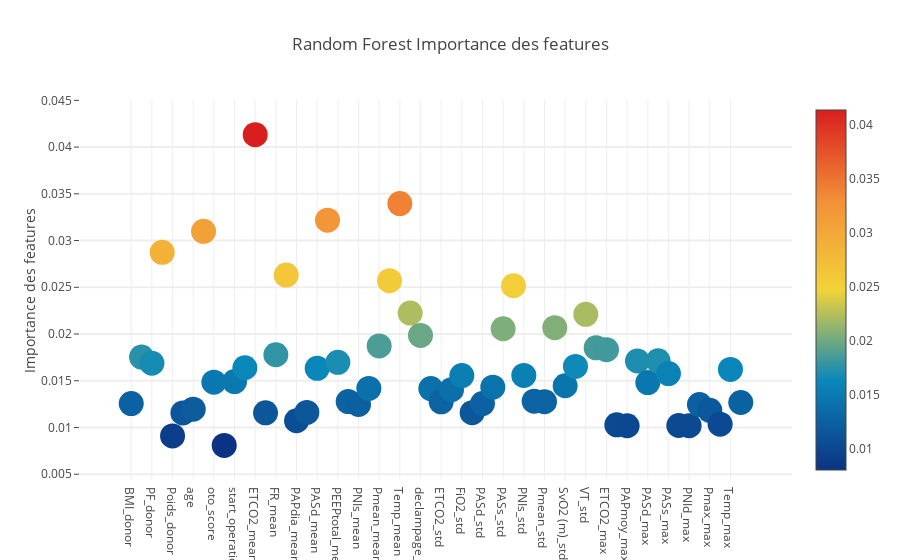

The code cell stored with this chart in its notebook:
### Code cell
trace = go.Scatter(x=feature_dataframe['features'].values,
                   y=feature_dataframe['Random Forest Importance des features'].values,

                   mode='markers',
                   marker=dict(
    sizemode='diameter',
    sizeref=1,
    size=25,
    # color = np.random.randn(500), #set color equal to a variable
    color=feature_dataframe['Random Forest Importance des features'].values,
    colorscale='Portland',
    showscale=True
),
    text=feature_dataframe['features'].values
)

data = [trace]

layout = go.Layout(
    autosize=True,
    title='Random Forest Importance des features',
    hovermode='closest',
    yaxis=dict(
        title='Importance des features',
        ticklen=5,
        gridwidth=2
    ),
    showlegend=False
)

fig = go.Figure(data=data, layout=layout)

py.iplot(fig, filename='scatter2010')

### Figure 1 — Plotly figure (JSON) as saved in the notebook; plotly's stock layout.template omitted (floating-point values rounded to 4 significant figures)
{"data": [{"marker": {"color": [0.01256, 0.01754, 0.01688, 0.02874, 0.0091, 0.01156, 0.01196, 0.03098, 0.01485, 0.008087, 0.01491, 0.01639, 0.04133, 0.01157, 0.01778, 0.02631, 0.01072, 0.01161, 0.01633, 0.03219, 0.01697, 0.01277, 0.01246, 0.01418, 0.01873, 0.02571, 0.03395, 0.02224, 0.01985, 0.01416, 0.01274, 0.01404, 0.01556, 0.01159, 0.01256, 0.01432, 0.02056, 0.02516, 0.01557, 0.01282, 0.01276, 0.02068, 0.01447, 0.01653, 0.02211, 0.01852, 0.01833, 0.01029, 0.01019, 0.01711, 0.0148, 0.01714, 0.01577, 0.01021, 0.0102, 0.01246, 0.01184, 0.01035, 0.01621, 0.01268], "colorscale": "Portland", "showscale": true, "size": 25, "sizemode": "diameter", "sizeref": 1}, "mode": "markers", "text": ["BMI_donor", "LAS", "PF_donor", "Poids", "Poids_donor", "Taille", "age", "body_mass_index", "oto_score", "start_operation_month", "start_operation_day", "ends_operation_day", "ETCO2_mean", "FC_mean", "FR_mean", "FiO2_mean", "PAPdia_mean", "PAPmoy_mean", "PASd_mean", "PASs_mean", "PEEPtotal_mean", "PNIm_mean", "PNIs_mean", "Pmax_mean", "Pmean_mean", "SpO2_mean", "Temp_mean", "VT_mean", "declampage_cote2_done_mean", "B.I.S_std", "ETCO2_std", "FC_std", "FiO2_std", "PAPmoy_std", "PASd_std", "PASm_std", "PASs_std", "PEEPtotal_std", "PNIs_std", "Pmax_std", "Pmean_std", "SpO2_std", "SvO2 (m)_std", "Temp_std", "VT_std", "declampage_cote2_done_std", "ETCO2_max", "FR_max", "PAPmoy_max", "PAPsys_max", "PASd_max", "PASm_max", "PASs_max", "PEEPtotal_max", "PNId_max", "PNIm_max", "Pmax_max", "Pmean_max", "Temp_max", "VT_max"], "type": "scatter", "uid": "7ad4f3ab-2a1e-4f52-8160-c4974f54b72e", "x": ["BMI_donor", "LAS", "PF_donor", "Poids", "Poids_donor", "Taille", "age", "body_mass_index", "oto_score", "start_operation_month", "start_operation_day", "ends_operation_day", "ETCO2_mean", "FC_mean", "FR_mean", "FiO2_mean", "PAPdia_mean", "PAPmoy_mean", "PASd_mean", "PASs_mean", "PEEPtotal_mean", "PNIm_mean", "PNIs_mean", "Pmax_mean", "Pmean_mean", "SpO2_mean", "Temp_mean", "VT_mean", "declampage_cote2_done_mean", "B.I.S_std", "ETCO2_std", "FC_std", "FiO2_std", "PAPmoy_std", "PASd_std", "PASm_std", "PASs_std", "PEEPtotal_std", "PNIs_std", "Pmax_std", "Pmean_std", "SpO2_std", "SvO2 (m)_std", "Temp_std", "VT_std", "declampage_cote2_done_std", "ETCO2_max", "FR_max", "PAPmoy_max", "PAPsys_max", "PASd_max", "PASm_max", "PASs_max", "PEEPtotal_max", "PNId_max", "PNIm_max", "Pmax_max", "Pmean_max", "Temp_max", "VT_max"], "y": [0.01256, 0.01754, 0.01688, 0.02874, 0.0091, 0.01156, 0.01196, 0.03098, 0.01485, 0.008087, 0.01491, 0.01639, 0.04133, 0.01157, 0.01778, 0.02631, 0.01072, 0.01161, 0.01633, 0.03219, 0.01697, 0.01277, 0.01246, 0.01418, 0.01873, 0.02571, 0.03395, 0.02224, 0.01985, 0.01416, 0.01274, 0.01404, 0.01556, 0.01159, 0.01256, 0.01432, 0.02056, 0.02516, 0.01557, 0.01282, 0.01276, 0.02068, 0.01447, 0.01653, 0.02211, 0.01852, 0.01833, 0.01029, 0.01019, 0.01711, 0.0148, 0.01714, 0.01577, 0.01021, 0.0102, 0.01246, 0.01184, 0.01035, 0.01621, 0.01268]}], "layout": {"autosize": true, "hovermode": "closest", "showlegend": false, "title": {"text": "Random Forest Importance des features"}, "yaxis": {"gridwidth": 2, "ticklen": 5, "title": {"text": "Importance des features"}}}}
